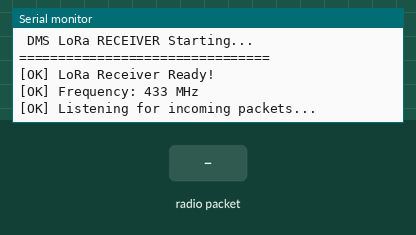
Bench run of a sketch on a simulated Arduino Nano, built with avr-gcc and run on an emulated ATmega328P. Parts: the last lines printed to the serial monitor. Inputs (shaded band) come from the test bench. No radio packets arrive unless stated.

Above: at 1.3 s.
1.4 s: radio packet "DMS|" arrives
At 2.6 s:
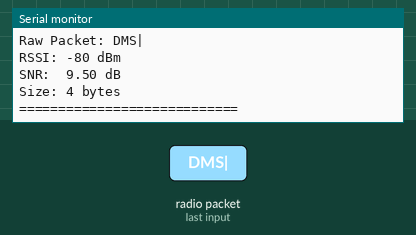
2.9 s: radio packet "1" arrives
At 3.8 s:
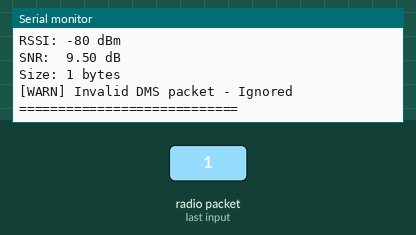

Measured:
- after the input at 1.4 s, the serial monitor: prints a new line at once (image 1)
- after the input at 2.9 s, the serial monitor: prints a new line at once (image 2)

The sketch:

DMS_LoRa_Receiver.ino
```cpp
/*
 * ============================================
 * DMS - Decentralized Mesh System
 * PHASE 2: LoRa Long Range Integration
 * FILE: DMS_LoRa_Receiver.ino (Phone B Side)
 * ============================================
 *
 * FLOW:
 * LoRa SX1278 RF Signal (15km)
 *     → Arduino Nano
 *         → Bluetooth (HC-05)
 *             → Android Phone B (DMS App)
 *
 * COLLEGE: Buddha Institute of Technology
 * TEAM: Aman Kumar Bind (Leader),
 *       Aryan Gond, Khushi Nishad, Muskan Yadav
 * ============================================
 */

#include <SPI.h>
#include <LoRa.h>
#include <SoftwareSerial.h>

// ------ LoRa SX1278 Pin Definitions ------
#define LORA_SS_PIN    10
#define LORA_RST_PIN    9
#define LORA_DIO0_PIN   2
#define LORA_FREQUENCY  433E6  // 433 MHz

// ------ HC-05 Bluetooth Pins ------
#define BT_RX_PIN  4
#define BT_TX_PIN  3

SoftwareSerial bluetoothSerial(BT_RX_PIN, BT_TX_PIN);

int totalReceived = 0;

// ==========================================
void setup() {
    Serial.begin(9600);
    bluetoothSerial.begin(9600);

    Serial.println("================================");
    Serial.println(" DMS LoRa RECEIVER Starting...");
    Serial.println("================================");

    // Initialize LoRa Radio Module
    LoRa.setPins(LORA_SS_PIN, LORA_RST_PIN, LORA_DIO0_PIN);

    if (!LoRa.begin(LORA_FREQUENCY)) {
        Serial.println("[ERROR] LoRa Module NOT Found!");
        bluetoothSerial.println("ERROR:LORA_NOT_FOUND");
        while (true);
    }

    // Settings MUST exactly match Sender
    LoRa.setSpreadingFactor(12);
    LoRa.setSignalBandwidth(125E3);
    LoRa.setCodingRate4(8);

    Serial.println("[OK] LoRa Receiver Ready!");
    Serial.println("[OK] Frequency: 433 MHz");
    Serial.println("[OK] Listening for incoming packets...");

    bluetoothSerial.println("STATUS:LORA_READY");
}

// ==========================================
void loop() {
    // Continuously listen for LoRa packets
    int packetSize = LoRa.parsePacket();

    if (packetSize) {
        String receivedPacket = "";

        // Read all bytes of the packet
        while (LoRa.available()) {
            receivedPacket += (char)LoRa.read();
        }

        // Get signal quality information
        int  rssi = LoRa.packetRssi();    // Signal Strength
        float snr = LoRa.packetSnr();     // Signal-to-Noise Ratio

        totalReceived++;

        Serial.println("============================");
        Serial.println("Packet #" + String(totalReceived) + " Received!");
        Serial.println("Raw Packet: " + receivedPacket);
        Serial.println("RSSI: " + String(rssi) + " dBm");
        Serial.println("SNR:  " + String(snr) + " dB");
        Serial.println("Size: " + String(packetSize) + " bytes");

        // Validate DMS packet format: "DMS|PacketNo|Message"
        if (receivedPacket.startsWith("DMS|")) {
            // Extract message after second pipe
            int firstPipe  = receivedPacket.indexOf('|');
            int secondPipe = receivedPacket.indexOf('|', firstPipe + 1);

            if (secondPipe != -1) {
                String packetNo = receivedPacket.substring(
                        firstPipe + 1, secondPipe);
                String message  = receivedPacket.substring(secondPipe + 1);

                Serial.println("Packet No: " + packetNo);
                Serial.println("Message:   " + message);

                // Forward to Android App via Bluetooth
                // Format: MSG:message|RSSI:-75
                bluetoothSerial.println(
                        "MSG:" + message + "|RSSI:" + String(rssi)
                );

                Serial.println("Forwarded to Android App!");
            }
        } else {
            Serial.println("[WARN] Invalid DMS packet - Ignored");
        }

        Serial.println("============================");
    }
}
```
